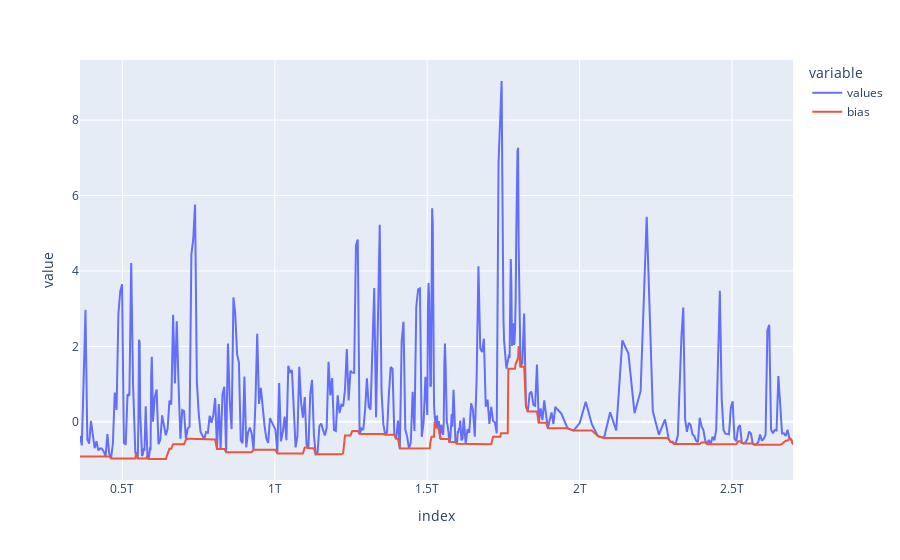

The code cell stored with this chart in its notebook:
### Markdown cell above
Dans un premier temps recherche du minimum de la courbe au cours du temps

### Code cell
LENGHT_ADDED = 45
bias = newdf['values'].rolling(15).min()
bias = pd.concat([pd.DataFrame([np.NaN] * LENGHT_ADDED), bias]) # pour compenser le padding du filtre à 0 et éliminer l'effet de bord
bias = pd.concat([bias, pd.DataFrame([np.NaN] * LENGHT_ADDED)])
bias = bias.fillna(method='ffill') # on retire les Nan en forward et backward (pour être sûr qu'il n'y en ai plus)
bias = bias.fillna(method='bfill')
newdf['bias'] = bias[LENGHT_ADDED : -LENGHT_ADDED] # affichage uniquement de la partie qui nous intéresse
newdf.plot()

### Figure 1 — Plotly figure (JSON) as saved in the notebook; plotly's stock layout.template omitted (floating-point values rounded to 4 significant figures; data arrays with more than 128 entries replaced by an {"elided": "..."} marker saying what was removed)
{"data": [{"hovertemplate": "variable=values<br>index=%{x}<br>value=%{y}<extra></extra>", "legendgroup": "values", "line": {"color": "#636efa", "dash": "solid"}, "mode": "lines", "name": "values", "orientation": "v", "showlegend": true, "type": "scatter", "x": {"elided": "429 int values"}, "xaxis": "x", "y": {"elided": "429 float values"}, "yaxis": "y"}, {"hovertemplate": "variable=bias<br>index=%{x}<br>value=%{y}<extra></extra>", "legendgroup": "bias", "line": {"color": "#EF553B", "dash": "solid"}, "mode": "lines", "name": "bias", "orientation": "v", "showlegend": true, "type": "scatter", "x": {"elided": "429 int values"}, "xaxis": "x", "y": {"elided": "429 float values"}, "yaxis": "y"}], "layout": {"legend": {"title": {"text": "variable"}, "tracegroupgap": 0}, "margin": {"t": 60}, "xaxis": {"anchor": "y", "domain": [0, 1], "title": {"text": "index"}}, "yaxis": {"anchor": "x", "domain": [0, 1], "title": {"text": "value"}}}}
